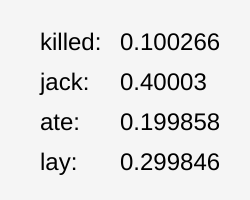
Frame 1 (no input)
Frame 2 (the mouse pressed at the canvas centre, redrawn once): identical to frame 1, image omitted

The p5.js sketch that drew this single still picture (run headless with seeded random() and noise() and a simulated clock; the mouse was pressed at the canvas centre and the sketch redrawn once):

// p5.js sketch
// ── sketch.js
// Question: how to choose from an unknown set 
// of probabilities in an object: { word: prob }

let probs = { // test data
  killed: 0.1,
  jack: 0.4,
  ate: 0.2,
  lay: 0.3, 
};

let results = {};
let tests = 1000000;

function setup() {
  
  createCanvas(250, 200);
  textSize(24);
  
  // test our function 1 million times
  for(let i = 0; i < tests; i++) {
    let choice = choose(probs);
    if (!results[choice]) {
      results[choice] = 0;
    }
    results[choice]++;
  }
}

function draw() {
  
  background(245);
  
  // display the results
  let words = Object.keys(probs)
  for(let i = 0; i < words.length; i++) {
    text(words[i] +':', 40, 50 + 40 * i);
    text(results[words[i]]/tests, 120, 50 + 40 * i);
  }
  
  noLoop();
}

// choose word according to probability
function choose(probs) {
  
  let words = Object.keys(probs); // the words
  let rand = random(0, 1); // our random number
  
  let sofar = 0;
  for (let i = 0; i < words.length; i++) {

    // the probability for the word
    let prob = probs[words[i]];
    
    // increment totall probability 
    sofar += prob;
    
    if (rand < sofar) {
      return words[i];
    }
  }
}
